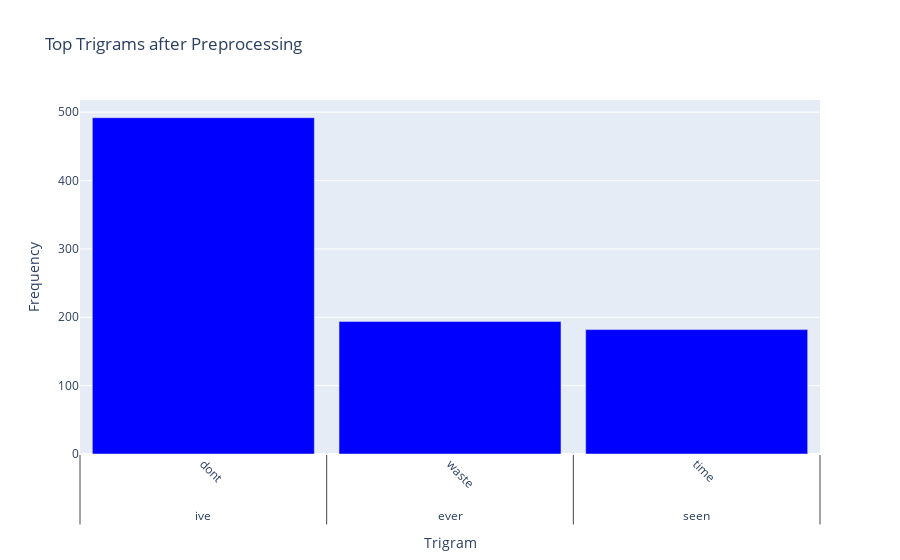

The code cell stored with this chart in its notebook:
### Code cell
# Plotting Trigram Frequency Distribution with Plotly
fig = px.bar(
    trigram_df,
    x="Trigram",
    y="Frequency",
    title="Top Trigrams after Preprocessing",
    color_discrete_sequence=["blue"],
)
fig.update_xaxes(tickangle=45)
fig.update_layout(xaxis_title="Trigram", yaxis_title="Frequency", bargap=0.1)
fig.show()

### Figure 1 — Plotly figure (JSON) as saved in the notebook; plotly's stock layout.template omitted (floating-point values rounded to 4 significant figures)
{"data": [{"alignmentgroup": "True", "hovertemplate": "Trigram=%{x}<br>Frequency=%{y}<extra></extra>", "legendgroup": "", "marker": {"color": "blue", "pattern": {"shape": ""}}, "name": "", "offsetgroup": "", "orientation": "v", "showlegend": false, "textposition": "auto", "type": "bar", "x": [["ive", "ever", "seen"], ["dont", "waste", "time"], ["worst", "movie", "ever"], ["one", "worst", "movies"], ["dont", "get", "wrong"], ["new", "york", "city"], ["br", "br", "movie"], ["movie", "ever", "seen"], ["movie", "br", "br"], ["br", "br", "film"], ["movie", "ive", "ever"], ["worst", "movies", "ever"], ["movie", "ever", "made"], ["world", "war", "ii"], ["movies", "ever", "seen"], ["movie", "ive", "seen"], ["film", "br", "br"], ["waste", "time", "money"], ["movies", "ever", "made"], ["br", "br", "one"]], "xaxis": "x", "y": [492, 194, 182, 157, 155, 151, 144, 144, 125, 107, 106, 104, 102, 98, 98, 93, 91, 88, 85, 83], "yaxis": "y"}], "layout": {"bargap": 0.1, "barmode": "relative", "legend": {"tracegroupgap": 0}, "title": {"text": "Top Trigrams after Preprocessing"}, "xaxis": {"anchor": "y", "domain": [0, 1], "tickangle": 45, "title": {"text": "Trigram"}}, "yaxis": {"anchor": "x", "domain": [0, 1], "title": {"text": "Frequency"}}}}
